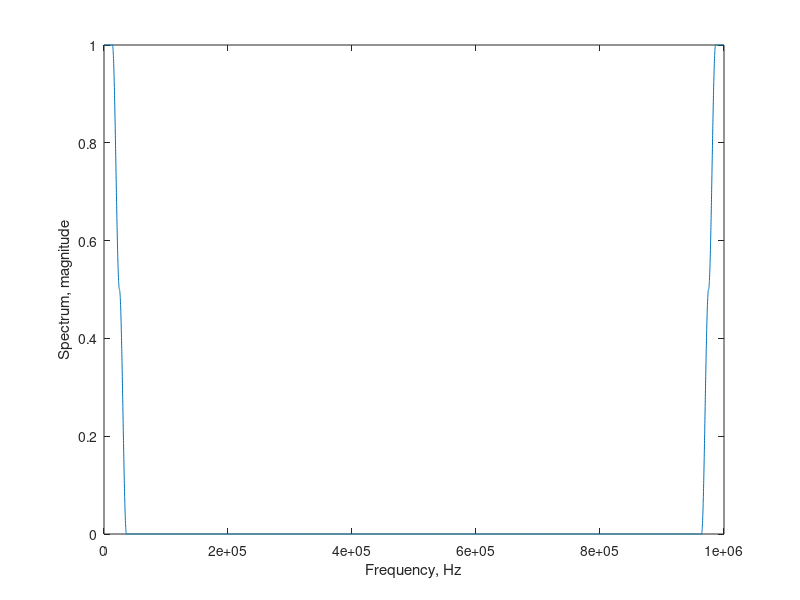
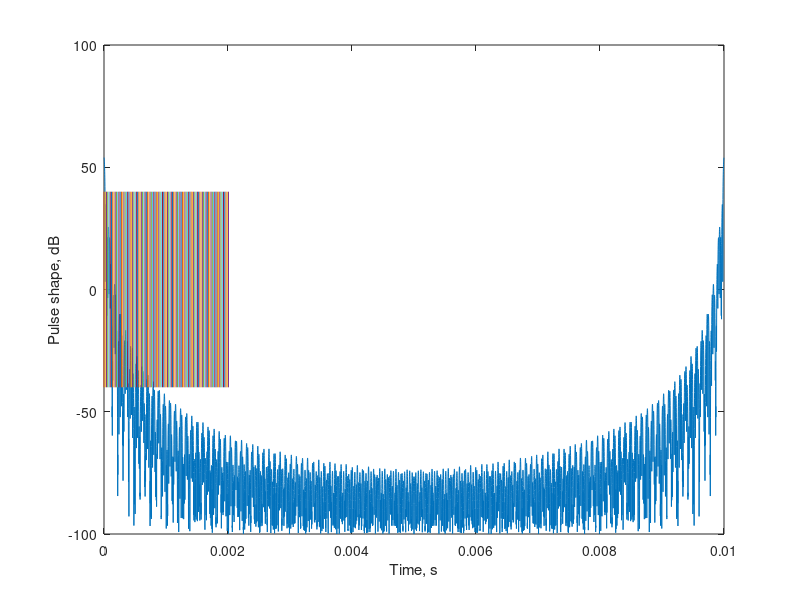

MATLAB code for these plots, in order:
close all;
% We want to construct a pulse shape which would satisfy the Nyquist theorem
% from the lectures.

% We start with time and frequency scales
duration = 0.01;
sampling_rate = 1000000;
dt =  1/sampling_rate;
num_samples = sampling_rate*duration;
times = (0:num_samples-1)*dt;
df = 1/duration;

% We will draw on a spectrum model
spectrum_model = zeros(1,num_samples);

% number of samples corresponding to half of the top by the half level
half_level_width = 250;

% here we'll find a theoretical sampling period which is matched to the
% spectrum we want to construct. Some magic numbers here come from the way
% how the spectrum is designed.
time_period = 1/(2*half_level_width-2)/df;

% we construct our signal similar to the raised cosine.
transition_fraction = 0.9;
half_transition_samples = round(half_level_width*transition_fraction/2);

% making our shape. We want it symmetrical.
f = 1:half_transition_samples;
transition_shape = cos(f*pi/half_transition_samples);
%transition_shape = 2.^(f.^2/half_transition_samples.^2/4);
st = transition_shape(1); %starting value
en = transition_shape(half_transition_samples); %ending value

%will scale the shape so that it goes from 1 to 0.5 and, then, from 0.5 to 0.
scaled_decay = 1-0.5*(transition_shape-st)/(en-st);
flipped = fliplr(transition_shape(1:half_transition_samples-1));
second_half = 0.5*(flipped-st)/(en-st);

full_shape = [ones(1,half_level_width-half_transition_samples) scaled_decay second_half];

spectrum_model(1:length(full_shape))=full_shape;
spectrum_model(num_samples-length(full_shape)+2:num_samples) = fliplr(full_shape(2:length(full_shape)));
plot(df*(0:num_samples-1),spectrum_model)
xlabel('Frequency, Hz')
ylabel('Spectrum, magnitude')


sp = fft(spectrum_model);
figure;
plot(times,20*log10(abs(sp)+1e-5))
hold on;

for i = 0:100
  plot([time_period*i time_period*i],[-40 40])
endfor
xlabel('Time, s')
ylabel('Pulse shape, dB')


